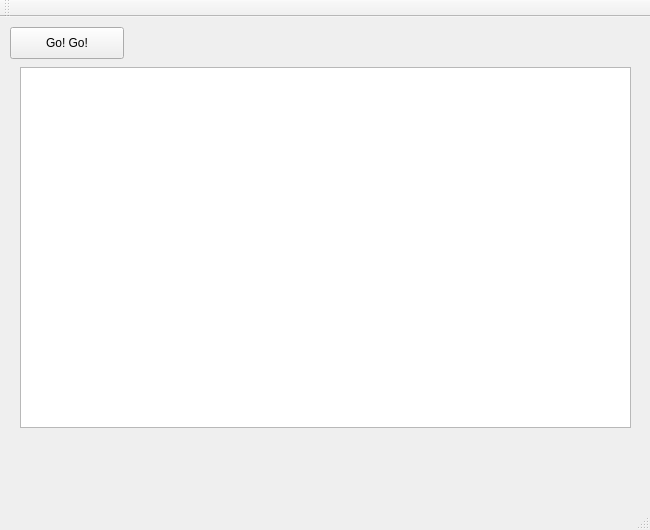
<?xml version="1.0" encoding="UTF-8"?>
<ui version="4.0">
 <class>MainWindow</class>
 <widget class="QMainWindow" name="MainWindow">
  <property name="geometry">
   <rect>
    <x>0</x>
    <y>0</y>
    <width>650</width>
    <height>530</height>
   </rect>
  </property>
  <property name="windowTitle">
   <string>MainWindow</string>
  </property>
  <widget class="QWidget" name="centralWidget">
   <widget class="QPushButton" name="goButton">
    <property name="geometry">
     <rect>
      <x>10</x>
      <y>10</y>
      <width>114</width>
      <height>32</height>
     </rect>
    </property>
    <property name="text">
     <string>Go! Go!</string>
    </property>
   </widget>
   <widget class="QTableView" name="dataTable">
    <property name="geometry">
     <rect>
      <x>20</x>
      <y>50</y>
      <width>611</width>
      <height>361</height>
     </rect>
    </property>
    <property name="verticalScrollMode">
     <enum>QAbstractItemView::ScrollPerPixel</enum>
    </property>
    <property name="gridStyle">
     <enum>Qt::DotLine</enum>
    </property>
   </widget>
  </widget>
  <widget class="QMenuBar" name="menuBar">
   <property name="geometry">
    <rect>
     <x>0</x>
     <y>0</y>
     <width>650</width>
     <height>22</height>
    </rect>
   </property>
  </widget>
  <widget class="QToolBar" name="mainToolBar">
   <attribute name="toolBarArea">
    <enum>TopToolBarArea</enum>
   </attribute>
   <attribute name="toolBarBreak">
    <bool>false</bool>
   </attribute>
  </widget>
  <widget class="QStatusBar" name="statusBar"/>
 </widget>
 <layoutdefault spacing="6" margin="11"/>
 <resources/>
 <connections/>
</ui>
